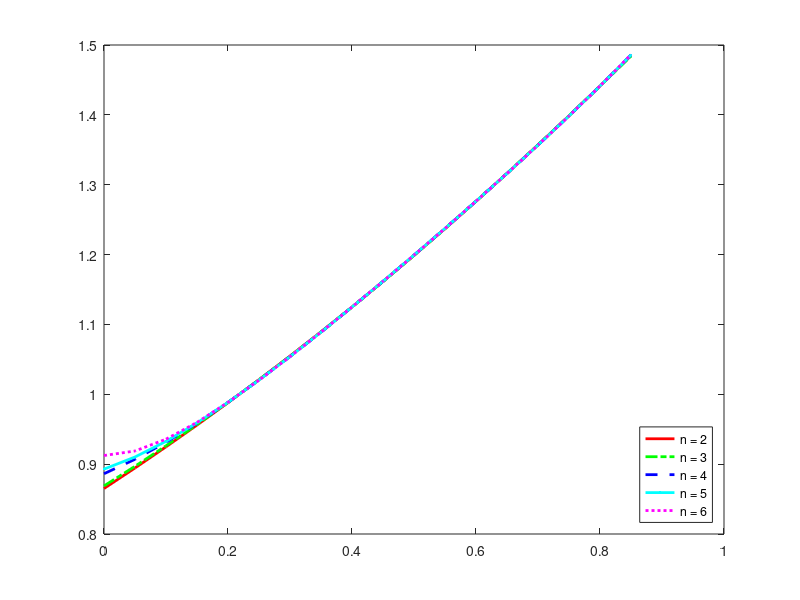

Write MATLAB code to recreate this figure. (Note: this script raises an error after producing the figure.)
wot=[0.2 0.98848;0.3 1.0539;0.4 1.1249;0.5 1.1992;0.6 1.2764;0.7 1.3567;0.8 1.4413];
ttab=0:0.05:0.85;
%
wtab=polyval(polyfit(wot(:,1),wot(:,2),2),ttab);%spline(wot(:,1),wot(:,2),ttab);
plot(ttab,wtab,'-','LineWidth',2,'color','r'),hold on
%
wtab=polyval(polyfit(wot(:,1),wot(:,2),3),ttab);%spline(wot(:,1),wot(:,2),ttab);
plot(ttab,wtab,'-.','LineWidth',2,'color','g'),hold on
%
wtab=polyval(polyfit(wot(:,1),wot(:,2),4),ttab);%spline(wot(:,1),wot(:,2),ttab);
plot(ttab,wtab,'--','LineWidth',2,'color','b'),hold on
%
wtab=polyval(polyfit(wot(:,1),wot(:,2),5),ttab);%spline(wot(:,1),wot(:,2),ttab);
plot(ttab,wtab,'.-','color','c','LineWidth',2),hold on
%
wtab=polyval(polyfit(wot(:,1),wot(:,2),6),ttab);%spline(wot(:,1),wot(:,2),ttab);
plot(ttab,wtab,':','color','m','LineWidth',2),hold on
%
legend('n = 2','n = 3','n = 4','n = 5','n = 6','location','SouthEast')
xlabel \tau,ylabel w
%
plot(wot(:,1),wot(:,2),'o', 'MarkerSize',10,'color','black')